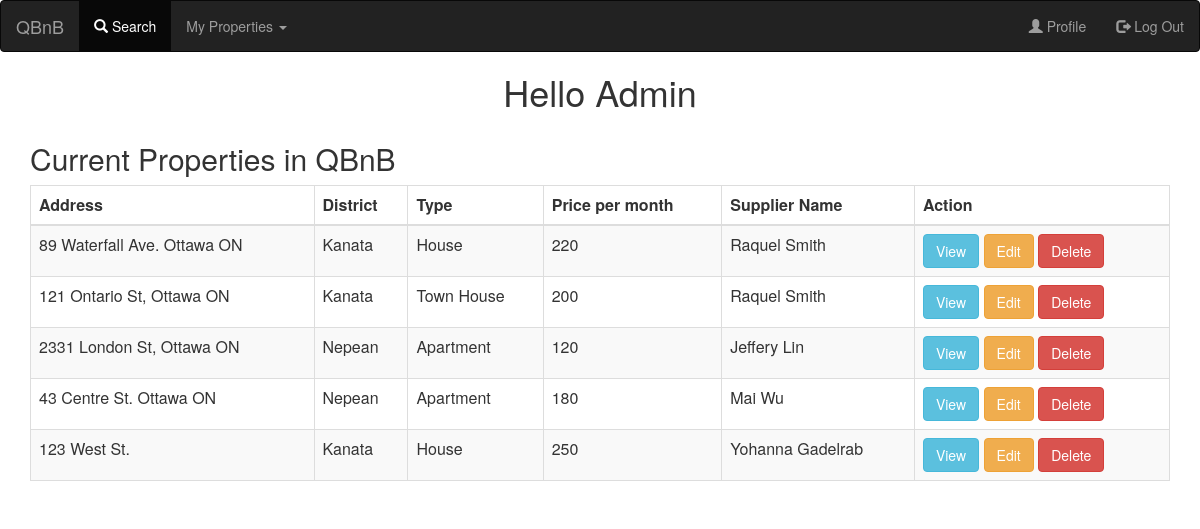
The app's page /admin.php (signed in) with its own data.
### tables this page shows
CREATE TABLE IF NOT EXISTS `properties` (
  `property_id` int(11) NOT NULL AUTO_INCREMENT,
  `supplier_id` int(11) NOT NULL,
  `address` varchar(100) NOT NULL,
  `district` varchar(20) NOT NULL,
  `type` varchar(20) NOT NULL,
  `price` float NOT NULL COMMENT 'Price per month',
  PRIMARY KEY (`property_id`),
  KEY `supplier_id_index` (`supplier_id`) USING BTREE,
  KEY `district` (`district`)
);

CREATE TABLE IF NOT EXISTS `users` (
  `user_id` int(11) NOT NULL AUTO_INCREMENT,
  `FName` varchar(10) NOT NULL,
  `LName` varchar(10) NOT NULL,
  `gender` char(1) NOT NULL COMMENT 'F or M',
  `email` varchar(32) NOT NULL,
  `password` varchar(32) NOT NULL,
  `phone_no` char(10) NOT NULL,
  `grad_year` year(4) NOT NULL,
  `faculty_id` int(10) NOT NULL,
  `is_admin` tinyint(1) NOT NULL DEFAULT '0',
  `degree_type` varchar(5) NOT NULL,
  PRIMARY KEY (`user_id`),
  KEY `faculty_id_index` (`faculty_id`) USING BTREE
);

### admin.php (the view, shortened to what this page needs)
<?php
require_once 'header.php';
require_once 'navbar.php';
?>
<html>
<body>
    <h1 class="text-center">Hello Admin</h1>
    <?php
    $query = "SELECT property_id, address, district, type, price, FName, LName FROM properties, users where supplier_id = user_id";
    if($stmt = $con->prepare($query)){
        $stmt->execute();
        $result = $stmt->get_result();
        $num = $result->num_rows;;
        if($num == 0)
          echo "Failed to prepare the SQL";
        else {
        ?>
        <div class="container">
        <h2>Current Properties in QBnB</h2>
        <table class="table table-bordered table-striped" >
        <thead>
        <tr>
          <th>Address</th>
          <th>District</th>
          <th>Type</th>
          <th>Price per month</th>
          <th>Supplier Name</th>
          <th>Action</th>
        </tr>
        </thead>
        <tbody>
        <?php
          while($row = $result->fetch_assoc()):
        ?>
        <tr>
          <td><?=$row['address'] ?></td>
          <td><?=$row['district']?></td>
          <td><?=$row['type']?></td>
          <td><?=$row['price']?></td>
          <td><?=$row['FName'] . ' ' . $row['LName']?></td>
          <td>
          <a type="button" class="btn btn-info" href="view_property.php?property_id=<?=$row['property_id']?>">View</a>
          <a type="button" class="btn btn-warning" href="edit_property.php?property_id=<?=$row['property_id']?>">Edit</a>
          <a type="button" class="btn btn-danger" href="delete_property.php?property_id=<?=$row['property_id']?>">Delete</a>
          </td>
        </tr>
          <?php
          endwhile;
        }
      }
      ?>
        </tbody>
        </table>
        </div>
</body>
</html>

### header.php (shortened to what this page needs)
<?php
echo '<link rel="stylesheet" href="http://maxcdn.bootstrapcdn.com/bootstrap/3.3.6/css/bootstrap.min.css">';
?>

### navbar.php (shortened to what this page needs)
<?php
require_once 'header.php';
?>
<html>
    <!DOCTYPE html>
    <html lang="en">
        <head></head>
        <body>
            <nav class="navbar navbar-inverse">
                <div class="container-fluid">
                    <div class="navbar-header">
                        <a class="navbar-brand" href="search.php">QBnB</a>
                    </div>
                    <ul class="nav navbar-nav">
                        <li class="active"><a href="search.php"><span class="glyphicon glyphicon-search"></span> Search</a></li>
                        <li class="dropdown">
                            <a class="dropdown-toggle" data-toggle="dropdown" href="#">My Properties
                            <span class="caret"></span></a>
                        </li>
                    </ul>
                    <ul class="nav navbar-nav navbar-right">
                    <li><a href="profile.php"><span class="glyphicon glyphicon-user"></span> Profile</a></li>
                    <li><a href="index.php?logout=1"><span class="glyphicon glyphicon-log-out"></span> Log Out</a></li>
                    </ul>
                </div>
            </nav>
        </body>
    </html>
</html>

### records on screen
properties: address "89 Waterfall Ave. Ottawa ON", district "Kanata", type "House", price "220", supplier.FName "Raquel", supplier.LName "Smith"
properties: address "121 Ontario St, Ottawa ON", district "Kanata", type "Town House", price "200", supplier.FName "Raquel", supplier.LName "Smith"
properties: address "2331 London St, Ottawa ON", district "Nepean", type "Apartment", price "120", supplier.FName "Jeffery", supplier.LName "Lin"
properties: address "43 Centre St. Ottawa ON", district "Nepean", type "Apartment", price "180", supplier.FName "Mai", supplier.LName "Wu"
properties: address "123 West St.", district "Kanata", type "House", price "250", supplier.FName "Yohanna", supplier.LName "Gadelrab"
